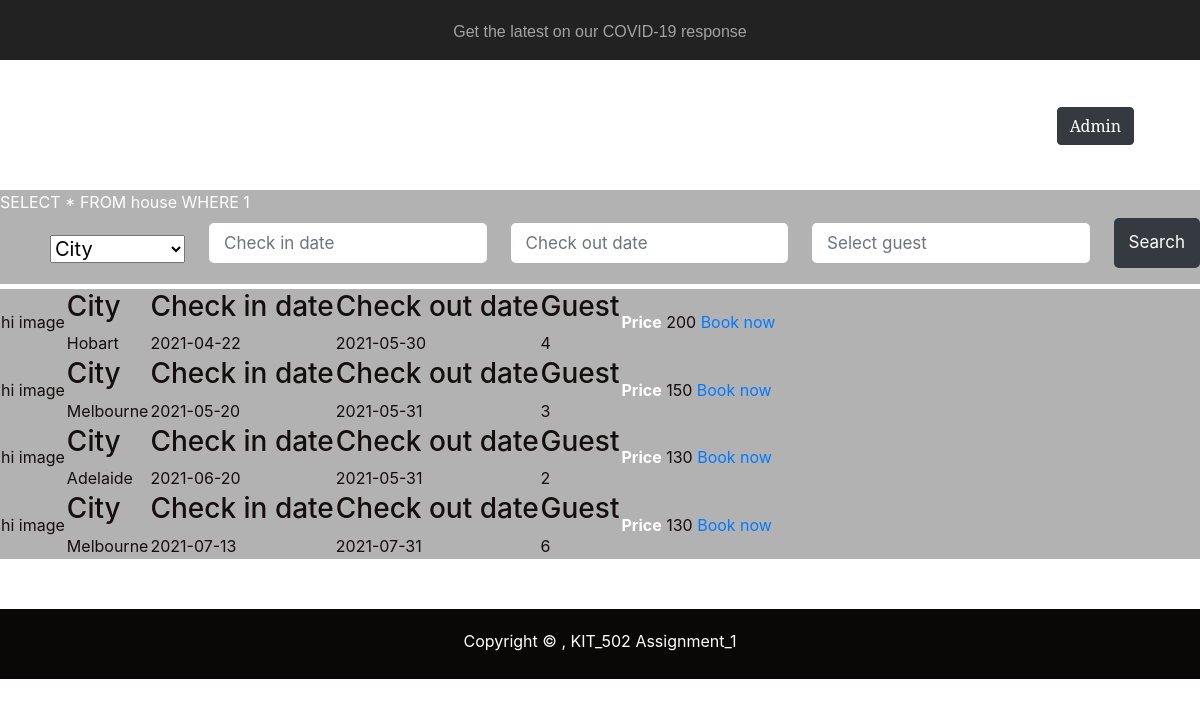
Screenshot of /customer/booking.php with the database file from the repository.
### tables this page shows
CREATE TABLE `house` (
    `id` int(11) NOT NULL AUTO_INCREMENT PRIMARY KEY,
    `house_name` varchar(100) NOT NULL,
    `house_desc` varchar(100) NOT NULL,
    `house_addr` varchar(100) NOT NULL,
    `house_city` varchar(100) NOT NULL,
    `house_price` varchar(100) NOT NULL,
    `house_guest` varchar(100) NOT NULL,
    `house_num_room` varchar(100) NOT NULL,
    `house_num_bathroom` varchar(100) NOT NULL,
    `house_checkin` varchar(100) NOT NULL,
    `house_checkout` varchar(100) NOT NULL,
    `house_entire` varchar(100) NOT NULL,
    `house_garage` varchar(100) NOT NULL,
    `house_smoke` varchar(100) NOT NULL,
    `house_internet` varchar(100) NOT NULL,
    `house_pet` varchar(100) NOT NULL,
    `house_image` varchar(100) NOT NULL
);

### customer/booking.php (the view, shortened to what this page needs)
<!DOCTYPE html>
<html>
<head>
	<link rel="stylesheet" type="text/css" href="../css/footer.css">
	<link rel="stylesheet" href="https://stackpath.bootstrapcdn.com/bootstrap/4.2.1/css/bootstrap.min.css">
	<link rel="stylesheet" type="text/css" href="../css/booking.css">
	<link rel="stylesheet" href="https://maxst.icons8.com/vue-static/landings/line-awesome/line-awesome/1.3.0/css/line-awesome.min.css">
</head>
<body>
	<div class="covid_div">
		<aside class="covid_notice">
			<a class="covid_news" href="https://www.australia.gov.au/">
				<span class="covid_words">Get the latest on our COVID-19 response</span>
			</a>
		</aside>
	</div>
	<nav class="nav_bar">
		<div class="logo">
			<p>UTas</p>
			<p>Accommodation</p>
		</div>
		<a href="#" class="toggle_btn">
			<span class="bar"></span>
			<span class="bar"></span>
			<span class="bar"></span>
		</a>
		<div class="nav_links">
			<ul class="list_nav">
				<li><a class="active_nav" href="../home.php">Home</a></li>
				<li><a class="active_nav" href="./booking.php">Book</a></li>
				<li><a class="active_nav" href="#">Customer</a>
				</li>
				<li><a href="../html/login_admin.html"><button id="do_admin_login" type="button" class="btn btn-dark" onclick="do_admin_login()">Admin</button></a></li>
			</ul>
		</div>
	</nav>
	<div class="Booking_form">
		<?php include('../db_conn.php');
		$sql = "SELECT * FROM house WHERE 1 ";
		$b_city = "";
		$b_checkin = "";
		$b_checkout = "";
		$b_guest = "";
		echo $sql;
		$result = mysqli_query($db, $sql);
		?>
		<form class="Bk_form_tab" method="post" action="booking.php">
			<div class="Bk_op_tab">
				<select id="input-group" name="b_city" placeholder="House city" value="<?php echo $b_city; ?>">
					<option value="">City</option>
				</select>
			</div>
			<div class="Bk_tab">
				<input type="text" class='form-control' placeholder="Check in date" id="checkin" name="b_checkin" value="<?php echo $b_checkin; ?>">
			</div>
			<div class="Bk_tab">
				<input type="text" class='form-control' placeholder="Check out date" id="checkout" name="b_checkout" value="<?php echo $b_checkout; ?>">
			</div>
			<div class="Bk_tab">
				<input type="number" class='form-control' placeholder="Select guest" min="1" id="b_guest" name="b_guest" value="<?php echo $b_guest; ?>">
			</div>
			<div class="Bk_tab">
				<input type="submit" class="Search_btn" value="Search" name="search_client">
			</div>
		</form>
	</div>
	<div class="Room_type" id="Room_type">
		<table class="Room_bk">
			<?php while ($row = mysqli_fetch_object($result)) { ?>
				<tr>
					<td>
						<div class="img_room">
							<?php echo $row->house_image ?>
						</div>
					</td>
					<td>
						<h3>City</h3>
						<?php echo $row->house_city ?>
					</td>
					<td>
						<h3>Check in date</h3>
						<?php echo $row->house_checkin ?>
					</td>
					<td>
						<h3>Check out date</h3>
						<?php echo $row->house_checkout ?>
					</td>
					<td>
						<h3>Guest</h3>
						<?php echo $row->house_guest ?>
					</td>
					<td>
						<strong id="strong">Price</strong>
						<?php echo $row->house_price ?>
						<a class="active_nav" href="./login_book.php">Book now</a>
					</td>
				</tr>
			<?php } ?>
		</table>
	</div>
	<footer>
		<p>Copyright &copy; , KIT_502 Assignment_1</p>
	</footer>
</body>
</html>

### css/footer.css (style rules this page uses)
footer { text-align: center; background-color: rgb(10, 7, 7); color: #fff; padding: 20px; bottom: 0; width: 100%; z-index: -1; margin-top: 50px; padding-bottom: 10px; }

### css/booking.css (style rules this page uses)
body { padding: 0; margin: 0; box-sizing: border-box; line-height: 1.5; background-size: cover; }
.covid_div { margin-top: 0; position: relative; display: block; height: 60px; background-color: #222222; font-family: 'Lucida Sans', 'Lucida Sans Regular', 'Lucida Grande', 'Lucida Sans Unicode', Geneva, Verdana, sans-serif; }
.covid_notice { text-align: center; position: relative; padding-top: 20px; padding-bottom: 20px; }
.covid_news { text-decoration-color: #a3a3a3; }
.covid_words { color: #a3a3a3; }
.nav_bar { width: 1100px; height: 130px; display: flex; justify-content: space-between; align-items: center; margin-left: calc((100% - 1100px) / 2); z-index: 100000; }
.nav_links ul { margin: 0; padding: 0; list-style: none; }
.nav_links li { display: inline-flex; }
.nav_links li a { text-decoration: none; color: #fff; padding: 1rem; font-size: 25px; position: relative; font-family: 'Noto Serif', serif; }
.active_nav::before { content: ""; position: absolute; bottom: -7px; left: 0; width: 100%; height: 2px; background-color: tomato; border-radius: 5px 5px 0 0; opacity: 0; transition: 0.3s; }
.toggle_btn { position: relative; top: .75rem; right: 1rem; display: flex; flex-direction: column; justify-content: space-between; width: 30px; height: 21px; }
.toggle_btn .bar { height: 3px; width: 100%; background-color: white; border-radius: 10px; }
.logo { font-family: "Monoton", cursive; font-size: 1.5rem; margin: .5rem; color: white; }
.logo p { margin-top: 0; margin-bottom: 0; }
.Booking_form { background: rgba(0, 0, 0, 0.3); color: #fff; align-items: center; }
.Bk_form_tab { display: flex; padding-left: 50px; justify-self: center; }
.Bk_op_tab { display: flex; flex-direction: column; justify-content: center; font-size: auto; }
.Bk_op_tab select { font-size: 20px; font-style: "Arial", Helvetica, sans-serif; }
.Bk_tab { display: flex; flex-direction: column; justify-content: center; }
.Bk_form_tab input[type="submit"] { margin: 18px 0 0 0; background: var(--dark); color: #fff; border: 1px solid #fff; }
.Bk_form_tab label, .Bk_form_tab input { width: 100%; }
.Bk_form_tab input:not(.btn) { margin: 4px 0 16px 0; padding: 12px 15px; border-radius: 5px; font-size: 17px; border: none; }
@media (min-width: 768px) { .Bk_form_tab { grid-template-columns: repeat(2, 1fr); grid-gap: 24px; } }
@media (min-width: 1170px) { .Bk_form_tab { grid-template-columns: repeat(3, 1fr); } }
.Room_bk { margin: 45px 0; padding-bottom: 25px; background: rgba(0, 0, 0, 0.3); color: rgb(20, 14, 14); }
.img_room { overflow: hidden; }
#strong { color: #fff; }
@media (min-width: 900px) { .Room_bk { flex: 0 0 calc(50% - 20px); margin: 10px; } }
@media (min-width: 1110px) { .Room_bk { display: flex; padding-bottom: 0; margin: 5px 0; } }
@media (min-width: 1110px) { .img_room { flex: 1; } }

### rows the page displays
house: house_image "hi image", house_city "Hobart", house_checkin "2021-04-22", house_checkout "2021-05-30", house_guest "4", house_price "200"
house: house_image "hi image", house_city "Melbourne", house_checkin "2021-05-20", house_checkout "2021-05-31", house_guest "3", house_price "150"
house: house_image "hi image", house_city "Adelaide", house_checkin "2021-06-20", house_checkout "2021-05-31", house_guest "2", house_price "130"
house: house_image "hi image", house_city "Melbourne", house_checkin "2021-07-13", house_checkout "2021-07-31", house_guest "6", house_price "130"

### other values shown
$sql "SELECT * FROM house WHERE 1"
